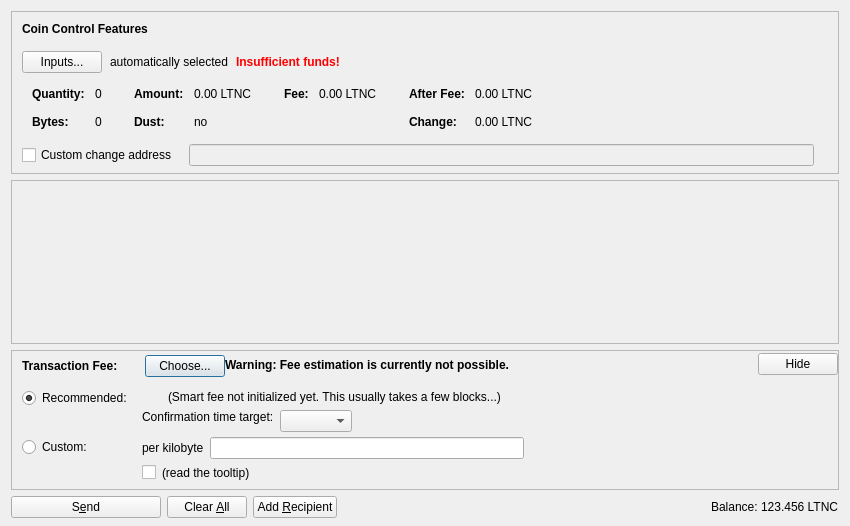
<?xml version="1.0" encoding="UTF-8"?>
<ui version="4.0">
 <class>SendCoinsDialog</class>
 <widget class="QDialog" name="SendCoinsDialog">
  <property name="geometry">
   <rect>
    <x>0</x>
    <y>0</y>
    <width>850</width>
    <height>526</height>
   </rect>
  </property>
  <property name="windowTitle">
   <string>Send Coins</string>
  </property>
  <layout class="QVBoxLayout" name="verticalLayout" stretch="0,1,0,0">
   <property name="bottomMargin">
    <number>8</number>
   </property>
   <item>
    <widget class="QFrame" name="frameCoinControl">
     <property name="sizePolicy">
      <sizepolicy hsizetype="Expanding" vsizetype="Expanding">
       <horstretch>0</horstretch>
       <verstretch>0</verstretch>
      </sizepolicy>
     </property>
     <property name="maximumSize">
      <size>
       <width>16777215</width>
       <height>16777215</height>
      </size>
     </property>
     <property name="frameShape">
      <enum>QFrame::StyledPanel</enum>
     </property>
     <property name="frameShadow">
      <enum>QFrame::Sunken</enum>
     </property>
     <layout class="QVBoxLayout" name="verticalLayoutCoinControl2">
      <property name="spacing">
       <number>0</number>
      </property>
      <property name="leftMargin">
       <number>0</number>
      </property>
      <property name="topMargin">
       <number>0</number>
      </property>
      <property name="rightMargin">
       <number>0</number>
      </property>
      <property name="bottomMargin">
       <number>6</number>
      </property>
      <item>
       <layout class="QVBoxLayout" name="verticalLayoutCoinControl" stretch="0,0,0,0,1">
        <property name="spacing">
         <number>0</number>
        </property>
        <property name="leftMargin">
         <number>10</number>
        </property>
        <property name="topMargin">
         <number>10</number>
        </property>
        <item>
         <layout class="QHBoxLayout" name="horizontalLayoutCoinControl1">
          <property name="bottomMargin">
           <number>15</number>
          </property>
          <item>
           <widget class="QLabel" name="labelCoinControlFeatures">
            <property name="sizePolicy">
             <sizepolicy hsizetype="Preferred" vsizetype="Maximum">
              <horstretch>0</horstretch>
              <verstretch>0</verstretch>
             </sizepolicy>
            </property>
            <property name="font">
             <font>
              <weight>75</weight>
              <bold>true</bold>
             </font>
            </property>
            <property name="styleSheet">
             <string notr="true">font-weight:bold;</string>
            </property>
            <property name="text">
             <string>Coin Control Features</string>
            </property>
           </widget>
          </item>
         </layout>
        </item>
        <item>
         <layout class="QHBoxLayout" name="horizontalLayoutCoinControl2" stretch="0,0,0,0">
          <property name="spacing">
           <number>8</number>
          </property>
          <property name="bottomMargin">
           <number>10</number>
          </property>
          <item>
           <widget class="QPushButton" name="pushButtonCoinControl">
            <property name="styleSheet">
             <string notr="true"/>
            </property>
            <property name="text">
             <string>Inputs...</string>
            </property>
            <property name="autoDefault">
             <bool>false</bool>
            </property>
           </widget>
          </item>
          <item>
           <widget class="QLabel" name="labelCoinControlAutomaticallySelected">
            <property name="text">
             <string>automatically selected</string>
            </property>
            <property name="margin">
             <number>5</number>
            </property>
           </widget>
          </item>
          <item>
           <widget class="QLabel" name="labelCoinControlInsuffFunds">
            <property name="font">
             <font>
              <weight>75</weight>
              <bold>true</bold>
             </font>
            </property>
            <property name="styleSheet">
             <string notr="true">color:red;font-weight:bold;</string>
            </property>
            <property name="text">
             <string>Insufficient funds!</string>
            </property>
            <property name="margin">
             <number>5</number>
            </property>
           </widget>
          </item>
          <item>
           <spacer name="horizontalSpacerCoinControl">
            <property name="orientation">
             <enum>Qt::Horizontal</enum>
            </property>
            <property name="sizeHint" stdset="0">
             <size>
              <width>40</width>
              <height>1</height>
             </size>
            </property>
           </spacer>
          </item>
         </layout>
        </item>
        <item>
         <widget class="QWidget" name="widgetCoinControl" native="true">
          <property name="sizePolicy">
           <sizepolicy hsizetype="Preferred" vsizetype="Preferred">
            <horstretch>0</horstretch>
            <verstretch>0</verstretch>
           </sizepolicy>
          </property>
          <property name="minimumSize">
           <size>
            <width>0</width>
            <height>0</height>
           </size>
          </property>
          <property name="styleSheet">
           <string notr="true"/>
          </property>
          <layout class="QHBoxLayout" name="horizontalLayoutCoinControl5">
           <property name="leftMargin">
            <number>0</number>
           </property>
           <property name="topMargin">
            <number>0</number>
           </property>
           <property name="rightMargin">
            <number>0</number>
           </property>
           <property name="bottomMargin">
            <number>0</number>
           </property>
           <item>
            <layout class="QHBoxLayout" name="horizontalLayoutCoinControl3" stretch="0,0,0,1">
             <property name="spacing">
              <number>20</number>
             </property>
             <property name="topMargin">
              <number>0</number>
             </property>
             <property name="bottomMargin">
              <number>10</number>
             </property>
             <item>
              <layout class="QFormLayout" name="formLayoutCoinControl1">
               <property name="horizontalSpacing">
                <number>10</number>
               </property>
               <property name="verticalSpacing">
                <number>14</number>
               </property>
               <property name="leftMargin">
                <number>10</number>
               </property>
               <property name="topMargin">
                <number>4</number>
               </property>
               <property name="rightMargin">
                <number>6</number>
               </property>
               <item row="0" column="0">
                <widget class="QLabel" name="labelCoinControlQuantityText">
                 <property name="font">
                  <font>
                   <weight>75</weight>
                   <bold>true</bold>
                  </font>
                 </property>
                 <property name="text">
                  <string>Quantity:</string>
                 </property>
                 <property name="margin">
                  <number>0</number>
                 </property>
                </widget>
               </item>
               <item row="0" column="1">
                <widget class="QLabel" name="labelCoinControlQuantity">
                 <property name="cursor">
                  <cursorShape>IBeamCursor</cursorShape>
                 </property>
                 <property name="contextMenuPolicy">
                  <enum>Qt::ActionsContextMenu</enum>
                 </property>
                 <property name="text">
                  <string notr="true">0</string>
                 </property>
                 <property name="margin">
                  <number>0</number>
                 </property>
                 <property name="textInteractionFlags">
                  <set>Qt::LinksAccessibleByMouse|Qt::TextSelectableByKeyboard|Qt::TextSelectableByMouse</set>
                 </property>
                </widget>
               </item>
               <item row="1" column="0">
                <widget class="QLabel" name="labelCoinControlBytesText">
                 <property name="font">
                  <font>
                   <weight>75</weight>
                   <bold>true</bold>
                  </font>
                 </property>
                 <property name="text">
                  <string>Bytes:</string>
                 </property>
                </widget>
               </item>
               <item row="1" column="1">
                <widget class="QLabel" name="labelCoinControlBytes">
                 <property name="cursor">
                  <cursorShape>IBeamCursor</cursorShape>
                 </property>
                 <property name="contextMenuPolicy">
                  <enum>Qt::ActionsContextMenu</enum>
                 </property>
                 <property name="text">
                  <string notr="true">0</string>
                 </property>
                 <property name="textInteractionFlags">
                  <set>Qt::LinksAccessibleByMouse|Qt::TextSelectableByKeyboard|Qt::TextSelectableByMouse</set>
                 </property>
                </widget>
               </item>
              </layout>
             </item>
             <item>
              <layout class="QFormLayout" name="formLayoutCoinControl2">
               <property name="horizontalSpacing">
                <number>10</number>
               </property>
               <property name="verticalSpacing">
                <number>14</number>
               </property>
               <property name="leftMargin">
                <number>6</number>
               </property>
               <property name="topMargin">
                <number>4</number>
               </property>
               <property name="rightMargin">
                <number>6</number>
               </property>
               <item row="0" column="0">
                <widget class="QLabel" name="labelCoinControlAmountText">
                 <property name="font">
                  <font>
                   <weight>75</weight>
                   <bold>true</bold>
                  </font>
                 </property>
                 <property name="text">
                  <string>Amount:</string>
                 </property>
                 <property name="margin">
                  <number>0</number>
                 </property>
                </widget>
               </item>
               <item row="0" column="1">
                <widget class="QLabel" name="labelCoinControlAmount">
                 <property name="cursor">
                  <cursorShape>IBeamCursor</cursorShape>
                 </property>
                 <property name="contextMenuPolicy">
                  <enum>Qt::ActionsContextMenu</enum>
                 </property>
                 <property name="text">
                  <string notr="true">0.00 LTNC</string>
                 </property>
                 <property name="textInteractionFlags">
                  <set>Qt::LinksAccessibleByMouse|Qt::TextSelectableByKeyboard|Qt::TextSelectableByMouse</set>
                 </property>
                </widget>
               </item>
               <item row="1" column="0">
                <widget class="QLabel" name="labelCoinControlLowOutputText">
                 <property name="font">
                  <font>
                   <weight>75</weight>
                   <bold>true</bold>
                  </font>
                 </property>
                 <property name="text">
                  <string>Dust:</string>
                 </property>
                </widget>
               </item>
               <item row="1" column="1">
                <widget class="QLabel" name="labelCoinControlLowOutput">
                 <property name="cursor">
                  <cursorShape>IBeamCursor</cursorShape>
                 </property>
                 <property name="contextMenuPolicy">
                  <enum>Qt::ActionsContextMenu</enum>
                 </property>
                 <property name="text">
                  <string notr="true">no</string>
                 </property>
                 <property name="textInteractionFlags">
                  <set>Qt::LinksAccessibleByMouse|Qt::TextSelectableByKeyboard|Qt::TextSelectableByMouse</set>
                 </property>
                </widget>
               </item>
              </layout>
             </item>
             <item>
              <layout class="QFormLayout" name="formLayoutCoinControl3">
               <property name="horizontalSpacing">
                <number>10</number>
               </property>
               <property name="verticalSpacing">
                <number>14</number>
               </property>
               <property name="leftMargin">
                <number>6</number>
               </property>
               <property name="topMargin">
                <number>4</number>
               </property>
               <property name="rightMargin">
                <number>6</number>
               </property>
               <item row="0" column="0">
                <widget class="QLabel" name="labelCoinControlFeeText">
                 <property name="font">
                  <font>
                   <weight>75</weight>
                   <bold>true</bold>
                  </font>
                 </property>
                 <property name="text">
                  <string>Fee:</string>
                 </property>
                 <property name="margin">
                  <number>0</number>
                 </property>
                </widget>
               </item>
               <item row="0" column="1">
                <widget class="QLabel" name="labelCoinControlFee">
                 <property name="cursor">
                  <cursorShape>IBeamCursor</cursorShape>
                 </property>
                 <property name="contextMenuPolicy">
                  <enum>Qt::ActionsContextMenu</enum>
                 </property>
                 <property name="text">
                  <string notr="true">0.00 LTNC</string>
                 </property>
                 <property name="textInteractionFlags">
                  <set>Qt::LinksAccessibleByMouse|Qt::TextSelectableByKeyboard|Qt::TextSelectableByMouse</set>
                 </property>
                </widget>
               </item>
              </layout>
             </item>
             <item>
              <layout class="QFormLayout" name="formLayoutCoinControl4">
               <property name="horizontalSpacing">
                <number>10</number>
               </property>
               <property name="verticalSpacing">
                <number>14</number>
               </property>
               <property name="leftMargin">
                <number>6</number>
               </property>
               <property name="topMargin">
                <number>4</number>
               </property>
               <property name="rightMargin">
                <number>6</number>
               </property>
               <item row="0" column="0">
                <widget class="QLabel" name="labelCoinControlAfterFeeText">
                 <property name="font">
                  <font>
                   <weight>75</weight>
                   <bold>true</bold>
                  </font>
                 </property>
                 <property name="text">
                  <string>After Fee:</string>
                 </property>
                 <property name="margin">
                  <number>0</number>
                 </property>
                </widget>
               </item>
               <item row="0" column="1">
                <widget class="QLabel" name="labelCoinControlAfterFee">
                 <property name="cursor">
                  <cursorShape>IBeamCursor</cursorShape>
                 </property>
                 <property name="contextMenuPolicy">
                  <enum>Qt::ActionsContextMenu</enum>
                 </property>
                 <property name="text">
                  <string notr="true">0.00 LTNC</string>
                 </property>
                 <property name="textInteractionFlags">
                  <set>Qt::LinksAccessibleByMouse|Qt::TextSelectableByKeyboard|Qt::TextSelectableByMouse</set>
                 </property>
                </widget>
               </item>
               <item row="1" column="0">
                <widget class="QLabel" name="labelCoinControlChangeText">
                 <property name="font">
                  <font>
                   <weight>75</weight>
                   <bold>true</bold>
                  </font>
                 </property>
                 <property name="text">
                  <string>Change:</string>
                 </property>
                </widget>
               </item>
               <item row="1" column="1">
                <widget class="QLabel" name="labelCoinControlChange">
                 <property name="cursor">
                  <cursorShape>IBeamCursor</cursorShape>
                 </property>
                 <property name="contextMenuPolicy">
                  <enum>Qt::ActionsContextMenu</enum>
                 </property>
                 <property name="text">
                  <string notr="true">0.00 LTNC</string>
                 </property>
                 <property name="textInteractionFlags">
                  <set>Qt::LinksAccessibleByMouse|Qt::TextSelectableByKeyboard|Qt::TextSelectableByMouse</set>
                 </property>
                </widget>
               </item>
              </layout>
             </item>
            </layout>
           </item>
          </layout>
         </widget>
        </item>
        <item>
         <layout class="QHBoxLayout" name="horizontalLayoutCoinControl4" stretch="0,0,0">
          <property name="spacing">
           <number>12</number>
          </property>
          <property name="sizeConstraint">
           <enum>QLayout::SetDefaultConstraint</enum>
          </property>
          <property name="topMargin">
           <number>5</number>
          </property>
          <property name="rightMargin">
           <number>5</number>
          </property>
          <item>
           <widget class="QCheckBox" name="checkBoxCoinControlChange">
            <property name="toolTip">
             <string>If this is activated, but the change address is empty or invalid, change will be sent to a newly generated address.</string>
            </property>
            <property name="text">
             <string>Custom change address</string>
            </property>
           </widget>
          </item>
          <item>
           <widget class="QValidatedLineEdit" name="lineEditCoinControlChange">
            <property name="enabled">
             <bool>false</bool>
            </property>
            <property name="sizePolicy">
             <sizepolicy hsizetype="Expanding" vsizetype="Fixed">
              <horstretch>0</horstretch>
              <verstretch>0</verstretch>
             </sizepolicy>
            </property>
           </widget>
          </item>
          <item>
           <widget class="QLabel" name="labelCoinControlChangeLabel">
            <property name="sizePolicy">
             <sizepolicy hsizetype="Preferred" vsizetype="Expanding">
              <horstretch>0</horstretch>
              <verstretch>0</verstretch>
             </sizepolicy>
            </property>
            <property name="minimumSize">
             <size>
              <width>0</width>
              <height>0</height>
             </size>
            </property>
            <property name="text">
             <string/>
            </property>
            <property name="margin">
             <number>3</number>
            </property>
           </widget>
          </item>
         </layout>
        </item>
        <item>
         <spacer name="verticalSpacerCoinControl">
          <property name="orientation">
           <enum>Qt::Vertical</enum>
          </property>
          <property name="sizeHint" stdset="0">
           <size>
            <width>800</width>
            <height>1</height>
           </size>
          </property>
         </spacer>
        </item>
       </layout>
      </item>
     </layout>
    </widget>
   </item>
   <item>
    <widget class="QScrollArea" name="scrollArea">
     <property name="widgetResizable">
      <bool>true</bool>
     </property>
     <widget class="QWidget" name="scrollAreaWidgetContents">
      <property name="geometry">
       <rect>
        <x>0</x>
        <y>0</y>
        <width>830</width>
        <height>104</height>
       </rect>
      </property>
      <layout class="QVBoxLayout" name="verticalLayout_2" stretch="0,1">
       <property name="leftMargin">
        <number>0</number>
       </property>
       <property name="topMargin">
        <number>0</number>
       </property>
       <property name="rightMargin">
        <number>0</number>
       </property>
       <property name="bottomMargin">
        <number>0</number>
       </property>
       <item>
        <layout class="QVBoxLayout" name="entries">
         <property name="spacing">
          <number>6</number>
         </property>
        </layout>
       </item>
       <item>
        <spacer name="verticalSpacer">
         <property name="orientation">
          <enum>Qt::Vertical</enum>
         </property>
         <property name="sizeHint" stdset="0">
          <size>
           <width>20</width>
           <height>40</height>
          </size>
         </property>
        </spacer>
       </item>
      </layout>
     </widget>
    </widget>
   </item>
   <item>
    <widget class="QFrame" name="frameFee">
     <property name="sizePolicy">
      <sizepolicy hsizetype="Expanding" vsizetype="Expanding">
       <horstretch>0</horstretch>
       <verstretch>0</verstretch>
      </sizepolicy>
     </property>
     <property name="maximumSize">
      <size>
       <width>16777215</width>
       <height>16777215</height>
      </size>
     </property>
     <property name="frameShape">
      <enum>QFrame::StyledPanel</enum>
     </property>
     <property name="frameShadow">
      <enum>QFrame::Sunken</enum>
     </property>
     <layout class="QVBoxLayout" name="verticalLayoutFee1">
      <property name="spacing">
       <number>0</number>
      </property>
      <property name="leftMargin">
       <number>0</number>
      </property>
      <property name="topMargin">
       <number>0</number>
      </property>
      <property name="rightMargin">
       <number>0</number>
      </property>
      <property name="bottomMargin">
       <number>0</number>
      </property>
      <item>
       <layout class="QVBoxLayout" name="verticalLayoutFee2" stretch="0,0,0">
        <property name="spacing">
         <number>0</number>
        </property>
        <property name="leftMargin">
         <number>10</number>
        </property>
        <property name="topMargin">
         <number>0</number>
        </property>
        <item>
         <layout class="QHBoxLayout" name="horizontalLayoutFee1">
          <property name="bottomMargin">
           <number>0</number>
          </property>
          <item>
           <layout class="QVBoxLayout" name="verticalLayoutFee7">
            <property name="spacing">
             <number>0</number>
            </property>
            <item>
             <spacer name="verticalSpacerSmartFee">
              <property name="orientation">
               <enum>Qt::Vertical</enum>
              </property>
              <property name="sizeType">
               <enum>QSizePolicy::Fixed</enum>
              </property>
              <property name="sizeHint" stdset="0">
               <size>
                <width>1</width>
                <height>4</height>
               </size>
              </property>
             </spacer>
            </item>
            <item>
             <layout class="QHBoxLayout" name="horizontalLayoutSmartFee">
              <property name="spacing">
               <number>10</number>
              </property>
              <item>
               <widget class="QLabel" name="labelFeeHeadline">
                <property name="sizePolicy">
                 <sizepolicy hsizetype="Preferred" vsizetype="Maximum">
                  <horstretch>0</horstretch>
                  <verstretch>0</verstretch>
                 </sizepolicy>
                </property>
                <property name="font">
                 <font>
                  <weight>75</weight>
                  <bold>true</bold>
                 </font>
                </property>
                <property name="styleSheet">
                 <string notr="true">font-weight:bold;</string>
                </property>
                <property name="text">
                 <string>Transaction Fee:</string>
                </property>
               </widget>
              </item>
              <item>
               <widget class="QLabel" name="labelFeeMinimized">
                <property name="text">
                 <string/>
                </property>
               </widget>
              </item>
              <item>
               <widget class="QPushButton" name="buttonChooseFee">
                <property name="text">
                 <string>Choose...</string>
                </property>
               </widget>
              </item>
             </layout>
            </item>
            <item>
             <spacer name="verticalSpacer_5">
              <property name="orientation">
               <enum>Qt::Vertical</enum>
              </property>
              <property name="sizeHint" stdset="0">
               <size>
                <width>1</width>
                <height>1</height>
               </size>
              </property>
             </spacer>
            </item>
           </layout>
          </item>
          <item>
           <widget class="QLabel" name="fallbackFeeWarningLabel">
            <property name="toolTip">
             <string>Using the fallbackfee can result in sending a transaction that will take several hours or days (or never) to confirm. Consider choosing your fee manually or wait until you have validated the complete chain.</string>
            </property>
            <property name="font">
            <font>
                <weight>75</weight>
                <bold>true</bold>
            </font>
            </property>
            <property name="text">
             <string>Warning: Fee estimation is currently not possible.</string>
            </property>
            <property name="wordWrap">
             <bool>false</bool>
            </property>
           </widget>
          </item>
          <item>
           <spacer name="horizontalSpacer_4">
            <property name="orientation">
             <enum>Qt::Horizontal</enum>
            </property>
            <property name="sizeType">
             <enum>QSizePolicy::MinimumExpanding</enum>
            </property>
            <property name="sizeHint" stdset="0">
             <size>
              <width>40</width>
              <height>20</height>
             </size>
            </property>
           </spacer>
          </item>
          <item>
           <widget class="QPushButton" name="buttonMinimizeFee">
            <property name="toolTip">
             <string>collapse fee-settings</string>
            </property>
            <property name="text">
             <string>Hide</string>
            </property>
           </widget>
          </item>
         </layout>
        </item>
        <item>
         <widget class="QFrame" name="frameFeeSelection">
          <layout class="QVBoxLayout" name="verticalLayoutFee12">
           <property name="spacing">
            <number>0</number>
           </property>
           <property name="leftMargin">
            <number>0</number>
           </property>
           <property name="topMargin">
            <number>0</number>
           </property>
           <property name="rightMargin">
            <number>0</number>
           </property>
           <property name="bottomMargin">
            <number>0</number>
           </property>
           <item>
            <layout class="QGridLayout" name="gridLayoutFee">
             <property name="topMargin">
              <number>10</number>
             </property>
             <property name="bottomMargin">
              <number>4</number>
             </property>
             <property name="horizontalSpacing">
              <number>10</number>
             </property>
             <property name="verticalSpacing">
              <number>4</number>
             </property>
             <item row="1" column="1">
              <layout class="QVBoxLayout" name="verticalLayoutFee8">
               <property name="spacing">
                <number>6</number>
               </property>
               <item>
                <layout class="QHBoxLayout" name="horizontalLayoutFee13">
                 <item>
                  <widget class="QLabel" name="labelCustomPerKilobyte">
                   <property name="toolTip">
                    <string>If the custom fee is set to 1000 satoshis and the transaction is only 250 bytes, then &quot;per kilobyte&quot; only pays 250 satoshis in fee, while &quot;total at least&quot; pays 1000 satoshis. For transactions bigger than a kilobyte both pay by kilobyte.</string>
                   </property>
                   <property name="text">
                    <string>per kilobyte</string>
                   </property>
                  </widget>
                 </item>
                 <item>
                  <widget class="BitcoinAmountField" name="customFee"/>
                 </item>
                 <item>
                  <spacer name="horizontalSpacer_6">
                   <property name="orientation">
                    <enum>Qt::Horizontal</enum>
                   </property>
                   <property name="sizeHint" stdset="0">
                    <size>
                     <width>1</width>
                     <height>1</height>
                    </size>
                   </property>
                  </spacer>
                 </item>
                </layout>
               </item>
               <item>
                <layout class="QHBoxLayout" name="horizontalLayoutFee8">
                 <item>
                  <widget class="QCheckBox" name="checkBoxMinimumFee">
                   <property name="toolTip">
                    <string>Paying only the minimum fee is just fine as long as there is less transaction volume than space in the blocks. But be aware that this can end up in a never confirming transaction once there is more demand for LTNC transactions than the network can process.</string>
                   </property>
                   <property name="text">
                    <string/>
                   </property>
                  </widget>
                 </item>
                 <item>
                  <widget class="QLabel" name="labelMinFeeWarning">
                   <property name="enabled">
                    <bool>true</bool>
                   </property>
                   <property name="toolTip">
                    <string>Paying only the minimum fee is just fine as long as there is less transaction volume than space in the blocks. But be aware that this can end up in a never confirming transaction once there is more demand for LTNC transactions than the network can process.</string>
                   </property>
                   <property name="text">
                    <string>(read the tooltip)</string>
                   </property>
                   <property name="margin">
                    <number>5</number>
                   </property>
                  </widget>
                 </item>
                 <item>
                  <spacer name="horizontalSpacer_2">
                   <property name="orientation">
                    <enum>Qt::Horizontal</enum>
                   </property>
                   <property name="sizeHint" stdset="0">
                    <size>
                     <width>1</width>
                     <height>1</height>
                    </size>
                   </property>
                  </spacer>
                 </item>
                </layout>
               </item>
              </layout>
             </item>
             <item row="0" column="0">
              <layout class="QVBoxLayout" name="verticalLayoutFee4" stretch="0,1">
               <item>
                <widget class="QRadioButton" name="radioSmartFee">
                 <property name="text">
                  <string>Recommended:</string>
                 </property>
                 <property name="checked">
                  <bool>true</bool>
                 </property>
                 <attribute name="buttonGroup">
                  <string notr="true">groupFee</string>
                 </attribute>
                </widget>
               </item>
               <item>
                <spacer name="verticalSpacer_2">
                 <property name="orientation">
                  <enum>Qt::Vertical</enum>
                 </property>
                 <property name="sizeHint" stdset="0">
                  <size>
                   <width>1</width>
                   <height>1</height>
                  </size>
                 </property>
                </spacer>
               </item>
              </layout>
             </item>
             <item row="1" column="0">
              <layout class="QVBoxLayout" name="verticalLayoutFee9" stretch="0,1">
               <item>
                <widget class="QRadioButton" name="radioCustomFee">
                 <property name="text">
                  <string>Custom:</string>
                 </property>
                 <attribute name="buttonGroup">
                  <string notr="true">groupFee</string>
                 </attribute>
                </widget>
               </item>
               <item>
                <spacer name="verticalSpacer_6">
                 <property name="orientation">
                  <enum>Qt::Vertical</enum>
                 </property>
                 <property name="sizeHint" stdset="0">
                  <size>
                   <width>1</width>
                   <height>1</height>
                  </size>
                 </property>
                </spacer>
               </item>
              </layout>
             </item>
             <item row="0" column="1">
              <layout class="QVBoxLayout" name="verticalLayoutFee3" stretch="0,0,1">
               <property name="spacing">
                <number>6</number>
               </property>
               <property name="topMargin">
                <number>2</number>
               </property>
               <item>
                <layout class="QHBoxLayout" name="horizontalLayoutFee12">
                 <item>
                  <widget class="QLabel" name="labelSmartFee">
                   <property name="text">
                    <string/>
                   </property>
                   <property name="margin">
                    <number>2</number>
                   </property>
                  </widget>
                 </item>
                 <item>
                  <widget class="QLabel" name="labelFeeEstimation">
                   <property name="text">
                    <string/>
                   </property>
                  </widget>
                 </item>
                 <item>
                  <widget class="QLabel" name="labelSmartFee2">
                   <property name="text">
                    <string>(Smart fee not initialized yet. This usually takes a few blocks...)</string>
                   </property>
                   <property name="margin">
                    <number>2</number>
                   </property>
                  </widget>
                 </item>
                 <item>
                  <spacer name="horizontalSpacer_5">
                   <property name="orientation">
                    <enum>Qt::Horizontal</enum>
                   </property>
                   <property name="sizeHint" stdset="0">
                    <size>
                     <width>1</width>
                     <height>1</height>
                    </size>
                   </property>
                  </spacer>
                 </item>
                </layout>
               </item>
               <item>
                <layout class="QHBoxLayout" name="horizontalLayoutFee9">
                 <item>
                  <layout class="QVBoxLayout" name="verticalLayoutFee6">
                   <item>
                    <widget class="QLabel" name="labelSmartFee3">
                     <property name="text">
                      <string>Confirmation time target:</string>
                     </property>
                     <property name="margin">
                      <number>2</number>
                     </property>
                    </widget>
                   </item>
                   <item>
                    <spacer name="verticalSpacer_3">
                     <property name="orientation">
                      <enum>Qt::Vertical</enum>
                     </property>
                     <property name="sizeHint" stdset="0">
                      <size>
                       <width>1</width>
                       <height>1</height>
                      </size>
                     </property>
                    </spacer>
                   </item>
                  </layout>
                 </item>
                 <item>
                  <layout class="QVBoxLayout" name="verticalLayoutFee5">
                   <property name="rightMargin">
                    <number>30</number>
                   </property>
                   <item>
                    <layout class="QHBoxLayout" name="horizontalLayoutConfTarget">
                     <property name="bottomMargin">
                      <number>0</number>
                     </property>
                     <item>
                      <widget class="QComboBox" name="confTargetSelector"/>
                     </item>
                     <item>
                      <spacer name="horizontalSpacerConfTarget">
                       <property name="orientation">
                        <enum>Qt::Horizontal</enum>
                       </property>
                       <property name="sizeHint" stdset="0">
                        <size>
                         <width>40</width>
                         <height>20</height>
                        </size>
                       </property>
                      </spacer>
                     </item>
                    </layout>
                   </item>
                  </layout>
                 </item>
                </layout>
               </item>
               <item>
                <spacer name="verticalSpacer_4">
                 <property name="orientation">
                  <enum>Qt::Vertical</enum>
                 </property>
                 <property name="sizeHint" stdset="0">
                  <size>
                   <width>1</width>
                   <height>1</height>
                  </size>
                 </property>
                </spacer>
               </item>
              </layout>
             </item>
            </layout>
           </item>
          </layout>
         </widget>
        </item>
        <item>
         <spacer name="verticalSpacerFee">
          <property name="orientation">
           <enum>Qt::Vertical</enum>
          </property>
          <property name="sizeHint" stdset="0">
           <size>
            <width>40</width>
            <height>5</height>
           </size>
          </property>
         </spacer>
        </item>
       </layout>
      </item>
     </layout>
    </widget>
   </item>
   <item>
    <layout class="QHBoxLayout" name="horizontalLayout">
     <item>
      <widget class="QPushButton" name="sendButton">
       <property name="minimumSize">
        <size>
         <width>150</width>
         <height>0</height>
        </size>
       </property>
       <property name="toolTip">
        <string>Confirm the send action</string>
       </property>
       <property name="text">
        <string>S&amp;end</string>
       </property>
       <property name="icon">
        <iconset resource="../bitcoin.qrc">
         <normaloff>:/icons/send</normaloff>:/icons/send</iconset>
       </property>
       <property name="autoDefault">
        <bool>false</bool>
       </property>
       <property name="default">
        <bool>false</bool>
       </property>
      </widget>
     </item>
     <item>
      <widget class="QPushButton" name="clearButton">
       <property name="sizePolicy">
        <sizepolicy hsizetype="Minimum" vsizetype="Fixed">
         <horstretch>0</horstretch>
         <verstretch>0</verstretch>
        </sizepolicy>
       </property>
       <property name="toolTip">
        <string>Clear all fields of the form.</string>
       </property>
       <property name="text">
        <string>Clear &amp;All</string>
       </property>
       <property name="icon">
        <iconset resource="../bitcoin.qrc">
         <normaloff>:/icons/remove</normaloff>:/icons/remove</iconset>
       </property>
       <property name="autoDefault">
        <bool>false</bool>
       </property>
      </widget>
     </item>
     <item>
      <widget class="QPushButton" name="addButton">
       <property name="toolTip">
        <string>Send to multiple recipients at once</string>
       </property>
       <property name="text">
        <string>Add &amp;Recipient</string>
       </property>
       <property name="icon">
        <iconset resource="../bitcoin.qrc">
         <normaloff>:/icons/add</normaloff>:/icons/add</iconset>
       </property>
       <property name="autoDefault">
        <bool>false</bool>
       </property>
      </widget>
     </item>
     <item>
      <spacer name="horizontalSpacer">
       <property name="orientation">
        <enum>Qt::Horizontal</enum>
       </property>
       <property name="sizeHint" stdset="0">
        <size>
         <width>40</width>
         <height>20</height>
        </size>
       </property>
      </spacer>
     </item>
     <item>
      <layout class="QHBoxLayout" name="horizontalLayout_2">
       <property name="spacing">
        <number>3</number>
       </property>
       <item>
        <widget class="QLabel" name="label">
         <property name="sizePolicy">
          <sizepolicy hsizetype="Preferred" vsizetype="Fixed">
           <horstretch>0</horstretch>
           <verstretch>0</verstretch>
          </sizepolicy>
         </property>
         <property name="text">
          <string>Balance:</string>
         </property>
        </widget>
       </item>
       <item>
        <widget class="QLabel" name="labelBalance">
         <property name="sizePolicy">
          <sizepolicy hsizetype="Preferred" vsizetype="Fixed">
           <horstretch>0</horstretch>
           <verstretch>0</verstretch>
          </sizepolicy>
         </property>
         <property name="cursor">
          <cursorShape>IBeamCursor</cursorShape>
         </property>
         <property name="text">
          <string notr="true">123.456 LTNC</string>
         </property>
         <property name="textInteractionFlags">
          <set>Qt::LinksAccessibleByMouse|Qt::TextSelectableByKeyboard|Qt::TextSelectableByMouse</set>
         </property>
        </widget>
       </item>
      </layout>
     </item>
    </layout>
   </item>
  </layout>
 </widget>
 <customwidgets>
  <customwidget>
   <class>QValidatedLineEdit</class>
   <extends>QLineEdit</extends>
   <header>qt/qvalidatedlineedit.h</header>
  </customwidget>
  <customwidget>
   <class>BitcoinAmountField</class>
   <extends>QLineEdit</extends>
   <header>qt/bitcoinamountfield.h</header>
   <container>1</container>
  </customwidget>
 </customwidgets>
 <resources>
  <include location="../bitcoin.qrc"/>
 </resources>
 <connections/>
 <buttongroups>
  <buttongroup name="groupFee"/>
 </buttongroups>
</ui>
